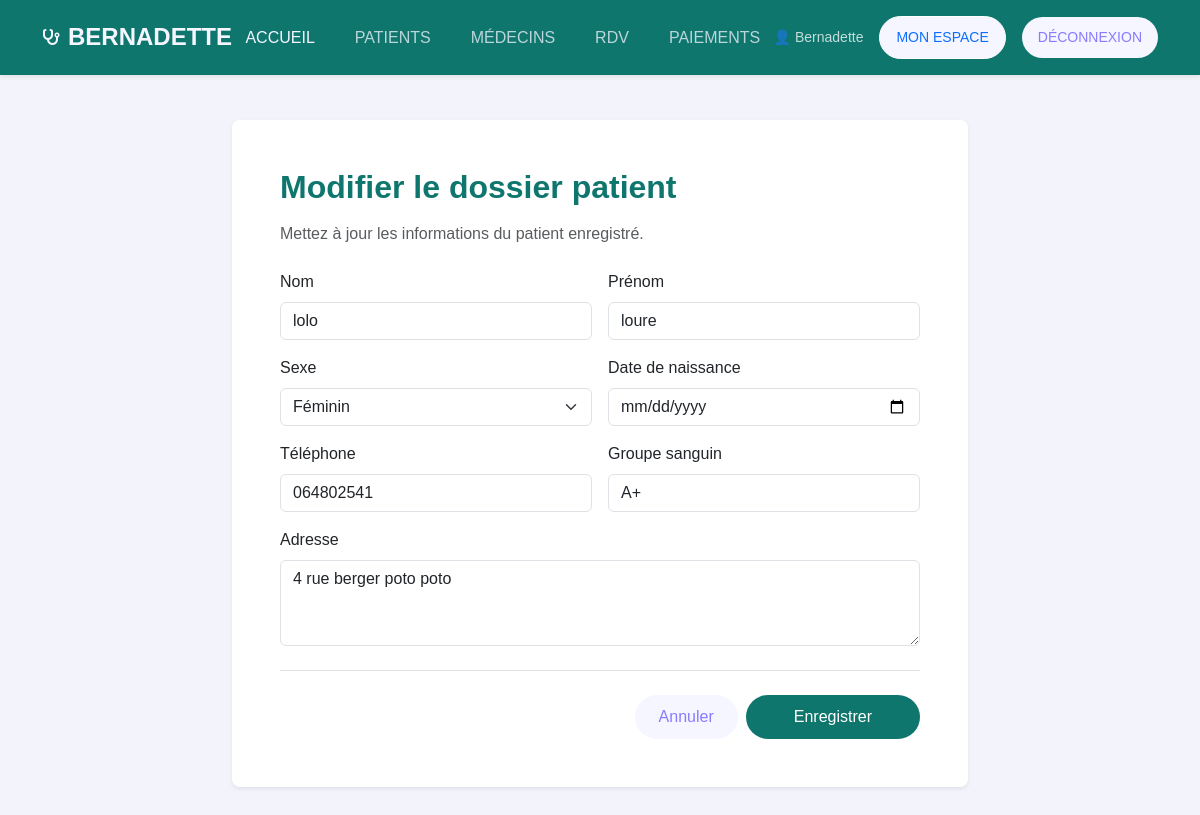
The page /patients/2/edit/ (signed in) on the database its author committed.
### patients/models.py (models this page shows, shortened)
class Patient(models.Model):
    SEXE_CHOICES = [
        ('M', 'Masculin'),
        ('F', 'Féminin'),
    ]
    user = models.OneToOneField(User, on_delete=models.CASCADE, related_name='patient', null=True, blank=True)
    nom = models.CharField(max_length=100)
    prenom = models.CharField(max_length=100)
    sexe = models.CharField(max_length=1, choices=SEXE_CHOICES, default='M')
    date_naissance = models.DateField()
    telephone = models.CharField(max_length=20)
    adresse = models.TextField(blank=True, null=True)
    groupe_sanguin = models.CharField(max_length=5, blank=True, null=True)

### patients/views.py (the view)
# urls.py: path('<int:id>/edit/', views.edit, name='edit'),
@login_required
def edit(request, id):
    if not request.user.is_superuser and not hasattr(request.user, 'medecin'):
        return redirect('comptes:index')
    patient = get_object_or_404(Patient, id=id)
    if request.method == 'POST':
        form = PatientForm(request.POST, instance=patient)
        if form.is_valid():
            form.save()
            messages.success(request, "Les informations du patient ont été mises à jour.")
            return redirect('patients:detail', id=patient.id)
        messages.error(request, "Veuillez corriger les erreurs dans le formulaire.")
    else:
        form = PatientForm(instance=patient)
    return render(request, 'patients/modifier_patient.html', {'form': form, 'patient': patient})

### patients/forms.py
class PatientForm(forms.ModelForm):
    class Meta:
        model = Patient
        fields = ['user', 'nom', 'prenom', 'sexe', 'date_naissance', 'telephone', 'adresse', 'groupe_sanguin']
        widgets = {
            'user': forms.Select(attrs={'class': 'form-select'}),
            'nom': forms.TextInput(attrs={'class': 'form-control', 'placeholder': 'Nom du patient'}),
            'prenom': forms.TextInput(attrs={'class': 'form-control', 'placeholder': 'Prénom du patient'}),
            'sexe': forms.Select(attrs={'class': 'form-select'}),
            'date_naissance': forms.DateInput(attrs={'class': 'form-control', 'type': 'date'}),
            'telephone': forms.TextInput(attrs={'class': 'form-control', 'placeholder': 'Téléphone'}),
            'adresse': forms.Textarea(attrs={'class': 'form-control', 'rows': 3, 'placeholder': 'Adresse complète'}),
            'groupe_sanguin': forms.TextInput(attrs={'class': 'form-control', 'placeholder': 'Groupe sanguin'}),
        }

### rdv/context_processors.py (called while the page is built)
def notifications(request):
    if isinstance(request.user, AnonymousUser):
        return {}
    unread_count = request.user.notifications.filter(is_read=False).count()
    return {
        'notification_unread_count': unread_count,
    }

### patients/templates/patients/modifier_patient.html (shortened to what this page needs)
{% extends "base.html" %}
{% load static %}
{% block content %}
<main class="container" style="margin-top: 120px; margin-bottom: 50px;">
    <div class="row justify-content-center">
        <div class="col-12 col-lg-8">
            <div class="card border-0 shadow-sm rounded-3">
                <div class="card-body p-4 p-md-5">
                    <h1 class="fw-bold h2 mb-3" style="color: #0f766e;">Modifier le dossier patient</h1>
                    <p class="text-muted mb-4">Mettez à jour les informations du patient enregistré.</p>
                    <form method="post" novalidate>
                        <div class="row g-3">
                            <div class="col-md-6">
                                <label class="form-label">Nom</label>
                                {{ form.nom }}
                            </div>
                            <div class="col-md-6">
                                <label class="form-label">Prénom</label>
                                {{ form.prenom }}
                            </div>
                            <div class="col-md-6">
                                <label class="form-label">Sexe</label>
                                {{ form.sexe }}
                            </div>
                            <div class="col-md-6">
                                <label class="form-label">Date de naissance</label>
                                {{ form.date_naissance }}
                            </div>
                            <div class="col-md-6">
                                <label class="form-label">Téléphone</label>
                                {{ form.telephone }}
                            </div>
                            <div class="col-md-6">
                                <label class="form-label">Groupe sanguin</label>
                                {{ form.groupe_sanguin }}
                            </div>
                            <div class="col-12">
                                <label class="form-label">Adresse</label>
                                {{ form.adresse }}
                            </div>
                        </div>
                        <div class="d-flex justify-content-end gap-2 border-top pt-4 mt-4">
                            <a href="{% url 'patients:detail' patient.id %}" class="btn btn-light rounded-pill px-4">Annuler</a>
                            <button type="submit" class="btn text-white px-5 rounded-pill" style="background-color: #0f766e;">Enregistrer</button>
                        </div>
                    </form>
                </div>
            </div>
        </div>
    </div>
</main>
{% endblock %}

### templates/base.html (shortened to what this page needs)
{% load static %}
<!DOCTYPE html>
<html lang="fr">
<head>
    <link href="{% static 'css/bootstrap.min.css' %}" rel="stylesheet">
    <link href="https://cdn.jsdelivr.net/npm/bootstrap-icons@1.11.1/font/bootstrap-icons.css" rel="stylesheet">
    <link rel="stylesheet" href="{% static 'css/style.css' %}">
    <link rel="stylesheet" href="https://cdnjs.cloudflare.com/ajax/libs/font-awesome/6.4.0/css/all.min.css">
</head>
<body>
    <header>
        <nav class="navbar main-nav fixed-top py-3 navbar-expand-lg shadow-sm" style="background-color: #0f766e;">
            <div class="container d-flex justify-content-between align-items-center">
                <div class="d-flex align-items-center gap-2 brand-logo">
                    <i class="fa-solid fa-stethoscope" style="color: #14b8a6;"></i>
                    <h4 class="fw-bold m-0 Logo" style="color: #ffffff;">BERNADETTE</h4>
                </div>
                {% if user.is_authenticated %}
                <ul class="navbar-nav d-none d-lg-flex flex-row gap-4">
                    <li class="nav-item"><a class="nav-link text-white fw-medium opacity-90" href="/">ACCUEIL</a></li>
                    <li class="nav-item"><a class="nav-link text-white fw-medium opacity-75" href="/patients/">PATIENTS</a></li>
                    <li class="nav-item"><a class="nav-link text-white fw-medium opacity-75" href="/medecins/">MÉDECINS</a></li>
                    <li class="nav-item"><a class="nav-link text-white fw-medium opacity-75" href="/rdv/">RDV</a></li>
                    <li class="nav-item"><a class="nav-link text-white fw-medium opacity-75" href="/paiements/">PAIEMENTS</a></li>
                </ul>
                {% endif %}
                <div class="d-none d-lg-flex align-items-center gap-3">
                    {% if user.is_authenticated %}
                        <span class="text-white small opacity-75">👤 {{ user.username }}</span>
                        <a href="/comptes/" class="btn btn-sm px-3 text-primary rounded-pill border-white border">MON ESPACE</a>
                        <a href="/comptes/logout/" class="btn btn-danger btn-sm px-3 rounded-pill">DÉCONNEXION</a>
                    {% else %}
                        <a href="/comptes/login/" class="btn btn-sm px-4 text-dark fw-bold rounded-pill" style="background-color: #14b8a6; border: none;">CONNEXION</a>
                    {% endif %}
                </div>
            </div>
        </nav>
    </header>
    {% block content %}{% endblock %}
</body>
</html>

### static/css/style.css (style rules this page uses)
:root { --primary: #4e4bff; --blueMid: #8a7aff; --light: #f5f6ff; }
body { background: #f3f4fb; font-family: "Poppins", Arial; }
.btn { background: var(--light); color: var(--blueMid); border: none; border-radius: 8px; padding: 10px 20px; font-weight: 500; transition: 0.3s; }
.main-nav { transition: 0.3s ease; background: transparent; }
.nav-link { color: var(--light) !important; font-weight: 500; }
.brand-logo i { color: var(--light) !important; }
.brand-logo h4 { color: var(--light) !important; }

### rows shown on the page
Patient: nom "lolo", prenom "loure", sexe "Féminin", telephone "064802541", groupe_sanguin "A+", adresse "4 rue berger poto poto"

### other values the page prints
{{ user.username }} "Bernadette"
